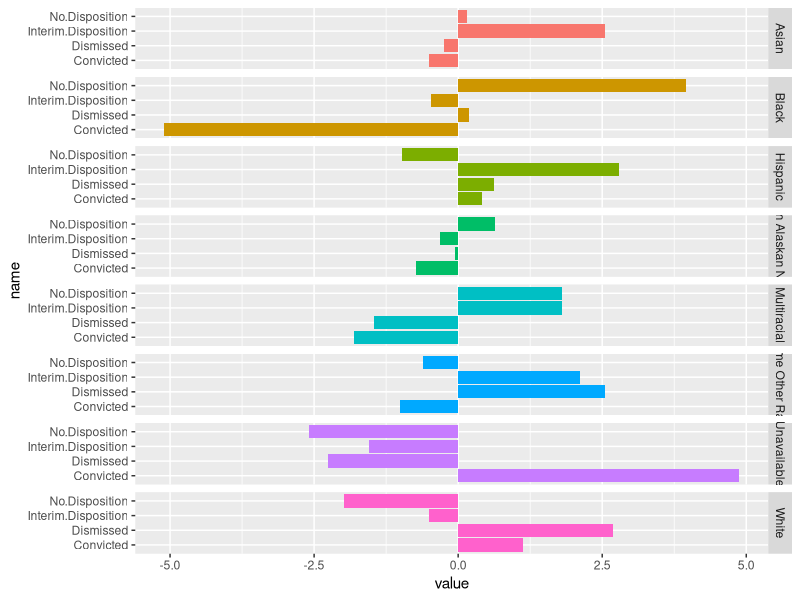
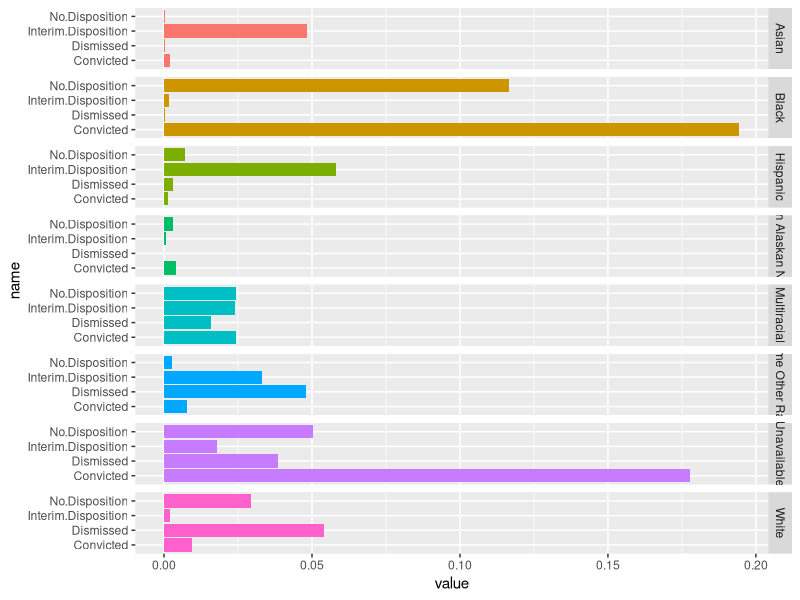
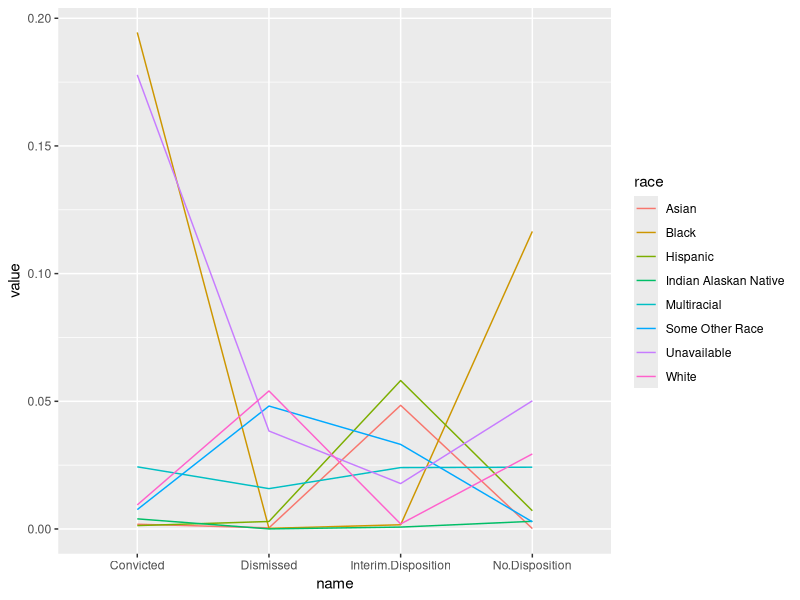
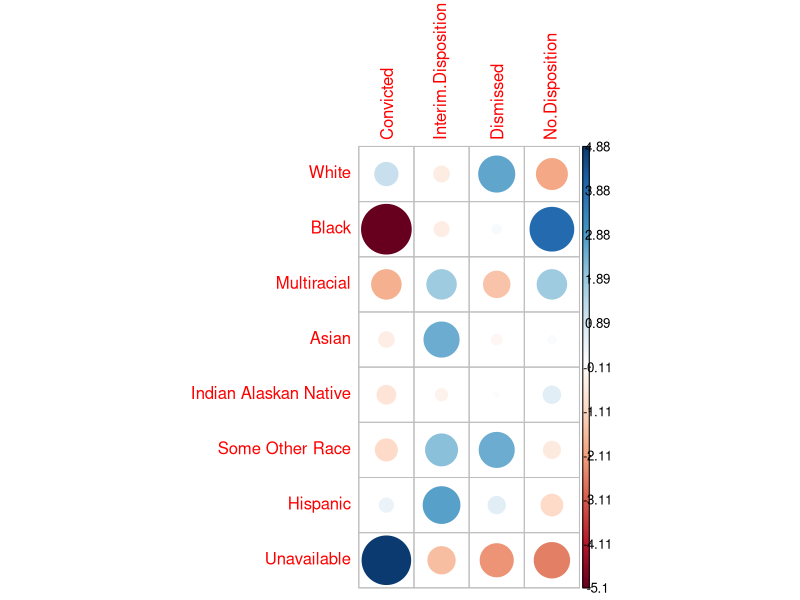
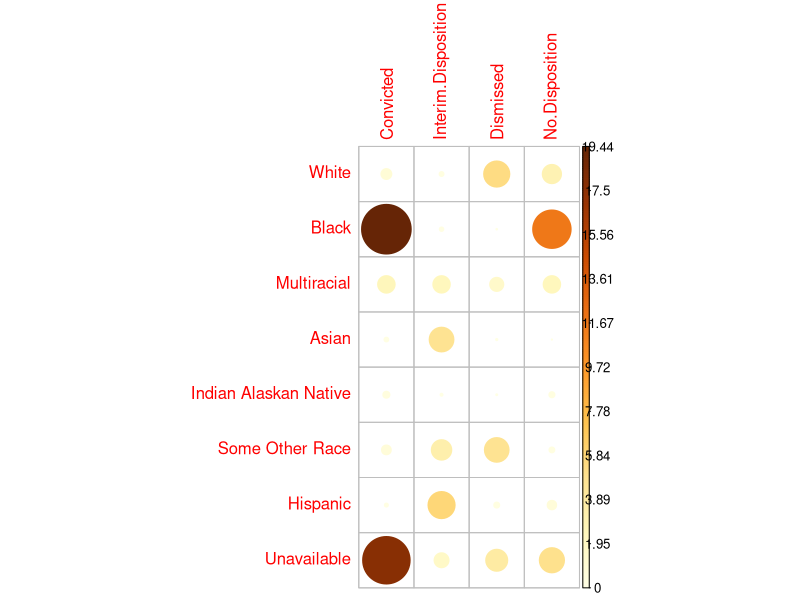
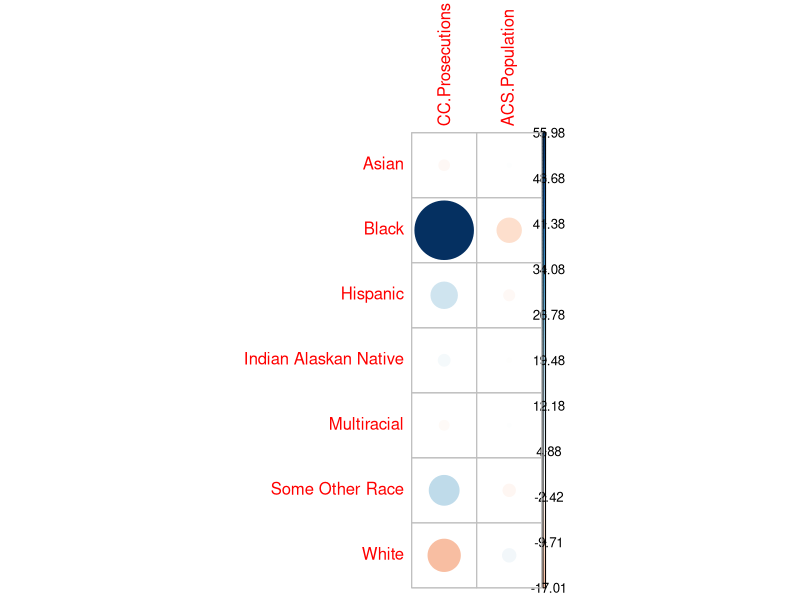

Write R code to recreate these figures, in order.
## ---- chunk 1
knitr::opts_chunk$set(echo = FALSE, warning = FALSE)
library(corrplot)
library(tidyr)
library(dplyr)
library(ggplot2)
## ---- chunk 2
# generate data set
low_level_driving_offenses_by_race = data.frame(row.names=c('White', 'Black','Multiracial', 'Asian',
                                                         'Indian Alaskan Native', 'Some Other Race',
                                                         'Hispanic', 'Unavailable'),
                                                Convicted=c(64,73,2,3,2,3,25,196),
                                                Interim.Disposition=c(1,3,1,1,0,1,3,1),
                                                Dismissed=c(29,43,0,1,1,5,9,29),
                                                No.Disposition=c(73,276,17,7,7,7,32,190))


print(low_level_driving_offenses_by_race)
## ---- chunk 3
# 
n_columns <- dim(low_level_driving_offenses_by_race)[2]

ft = fisher.test(low_level_driving_offenses_by_race, simulate.p.value = TRUE, B = 1e6)

print(ft)
## ---- chunk 4
chisq = chisq.test(low_level_driving_offenses_by_race)

p = data.frame(chisq$residuals)

p$race = row.names(p)

p = pivot_longer(data=p, cols = colnames(low_level_driving_offenses_by_race))

# p %>% rename(c('Proportion of '='value'))

ggplot(p, aes(name, value, fill=race)) + 
  geom_bar(stat='identity') + 
  facet_grid(rows=vars(race)) + 
  coord_flip() +
  guides(fill = "none")

## ---- chunk 5
# 
# p = data.frame(chisq$residuals)
# 
# for (c in colnames(p)) {
#   direction_column = paste(c, 'Direction', sep='.')
#   
#   p[, direction_column] = p[,c] > 0
#   
#   p[, direction_column] = ifelse(p[, direction_column], 'Above Expected Rate', 'Below Expected Rate')
# }
# 
# p$race = row.names(p)
# 
# p = pivot_longer(data=p, cols = colnames(low_level_driving_offenses_by_race))
# 
# # p %>% rename(c('Proportion of '='value'))
# 
# ggplot(p, aes(name, value, fill=race)) +
#   geom_bar(stat='identity') +
#   facet_grid(rows=vars(race)) +
#   coord_flip() +
#   guides(fill = "none")
# 
# p

## ---- chunk 6
chisq = chisq.test(low_level_driving_offenses_by_race)

contrib <- chisq$residuals^2/chisq$statistic

p = data.frame(contrib)

# p = data.frame(chisq$residuals)

p$race = row.names(p)

p = pivot_longer(data=p, cols = colnames(low_level_driving_offenses_by_race))

# p %>% rename(c('Proportion of '='value'))

ggplot(p, aes(name, value, fill=race)) + 
  geom_bar(stat='identity') + 
  facet_grid(rows=vars(race)) + 
  coord_flip() +
  guides(fill = "none")

## ---- chunk 7
ggplot(p, aes(name, value, fill=race,
              group = race, color = race)) +
  geom_line()
## ---- chunk 8
chisq = chisq.test(low_level_driving_offenses_by_race)

chisq
## ---- chunk 9
print('Observed Values')

round(chisq$observed,2)

print('Chi-Square Expected Values (assuming race independent prosecution)')
round(chisq$expected,2)

print('pearson residuals (difference between observed and expected values)')
# Residuals
corrplot(chisq$residuals, is.cor = FALSE)

round(chisq$residuals, 2)

# Contribution in percentage (%)
print('Contribution to Chi-Square Statistic')
contrib <- 100*chisq$residuals^2/chisq$statistic
corrplot(contrib, is.cor = FALSE)
round(contrib, 3)

## ---- chunk 10
rowSums(low_level_driving_offenses_by_race)
## ---- chunk 11
round(rowSums(low_level_driving_offenses_by_race) / sum(low_level_driving_offenses_by_race), 2) * 100
## ---- chunk 12

# generate data set
acs.race.and.ethnicity = data.frame(
  row.names = c(
    'White alone, non-Latinx',
    'Black alone, non-Latinx',
    'More than one race, non-Latinx',
    'Asian alone, non-Latinx',
    'American Indian alone, non-Latinx',
    'Some Other Race alone, non-Latinx',
    'Hispanic or Latinx'
  ),
  Proportion = c(.8526, .0427, 0.0416, .03, .0069, .0009, .0255)
)

# from ACS
gv_population = 22715

acs.race.and.ethnicity$n = round(acs.race.and.ethnicity$Proportion * gv_population)

acs_race_ethnicity_to_cc_race = function(x) {
  if (x == 'American Indian alone, non-Latinx') {
    'Indian Alaskan Native'
  }
  else if (x == 'Asian alone, non-Latinx') {
    'Asian'
  }
  else if (x == 'Black alone, non-Latinx') {
    'Black'
  }
  else if (x == 'Hispanic or Latinx') {
    'Hispanic'
  }
  else if (x == 'More than one race, non-Latinx') {
    'Multiracial'
  }
  else if (x == 'Some Other Race alone, non-Latinx') {
    'Some Other Race'
  }
  else if (x == 'White alone, non-Latinx') {
    'White'
  }
}

converted.names = c()

i = 1

for (n in row.names(acs.race.and.ethnicity)){
  converted_name <- acs_race_ethnicity_to_cc_race(x = n)
  print(paste(n, '->', converted_name))
  converted.names[i] = converted_name
  i = i + 1
}

row.names(acs.race.and.ethnicity) = converted.names

acs_and_lld = merge(rowSums(low_level_driving_offenses_by_race), acs.race.and.ethnicity, by='row.names', all=TRUE)

row.names(acs_and_lld) = acs_and_lld$Row.names

acs_and_lld = acs_and_lld[,c('x', 'n')]

colnames(acs_and_lld) = c('CC.Prosecutions', 'ACS.Population')

## ---- chunk 13
acs_and_lld
## ---- chunk 14
chisq = chisq.test(acs_and_lld[complete.cases(acs_and_lld),])

chisq
## ---- chunk 15
# print('Observed Values')
#
# round(chisq$observed,2)
#
# print('Chi-Square Expected Values (assuming race independent prosecution)')
# round(chisq$expected,2)

# Residuals
p = chisq$residuals
row.names(p) = row.names(acs_and_lld)[complete.cases(acs_and_lld)]
corrplot(p, is.cor = FALSE)

# round(p, 2)
#
# # Contribution in percentage (%)
# print('Contribution to Chi-Square Statistic')
# contrib <- 100*chisq$residuals^2/chisq$statistic
# corrplot(contrib, is.cor = FALSE)
# round(contrib, 3)

## ---- chunk 16

# data.frame(chisq$residuals)

# ggplot(chisq$residuals, aes)
